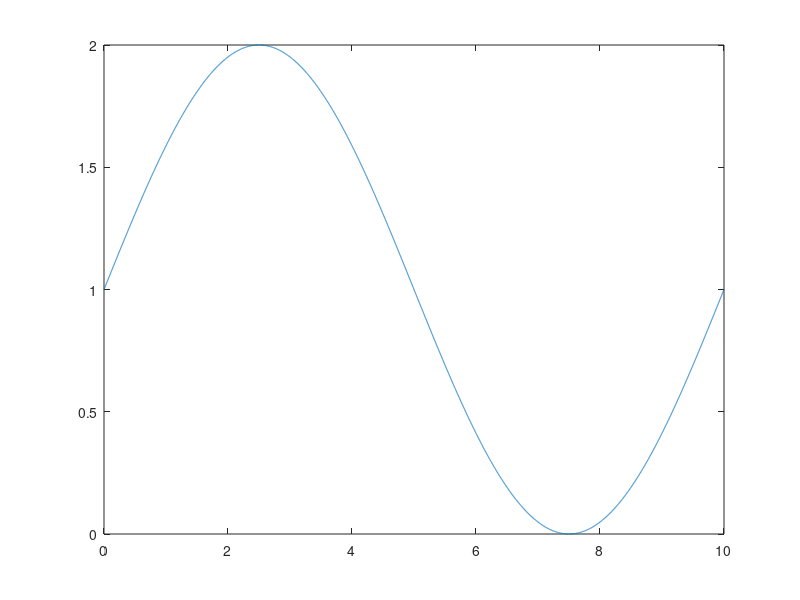

MATLAB code to generate this figure: (Note: this script raises an error after producing the figure.)
clc
clear
printfigure = 0;

Length = 10;  % Stabl?nge
Time = 20;   % Zetiraum
step_length = 0.001;
step_time = 0.01;
x = 0 : step_length : Length;
t = 0 : step_time : Time;
N_length = length(x);
N_time = length(t);

k = 0.1; % W?rmeleitf?higkeit in cm^2/s

N = 10;  % Grad
lambda = 0 : pi / Length : N * pi / Length;
f = zeros(N_time, N_length);  % Temperaturmatrix
f(1,:) = sin(x / Length * 2 * pi) + 1;
% f(1,:) = floor(x * 5) / 5;
phi = zeros(N + 1, N_length);  % Eigenfunktionen
T = zeros(N + 1, N_time);  % Gewichtung
u = zeros(N_time, N_length);  % Anregung
U = zeros(N + 1, N_time);  % Anregungsgewichtung

plot(x,f(1,:))
setplt('Initial Condition','$x$','$T$','TV_inhomo_modal_inital_condition',0)

phi(1,:) = sqrt(1 / Length);
for i = 2 : N + 1
    for n = 1 : N_length
        phi(i, n) = sqrt(2 / Length) * cos(lambda(i) * x(n));
    end
end

figure
for i = 1 : N + 1
    plot(0:step_length:Length,phi(i,:))
    hold on
end
txt = ['$N = ',num2str(N),'$'];
TEXT = text(0.8,1.2,txt,'FontSize',30);
set(TEXT,'Interpreter','latex')
setplt('Eigenfunctions','$x$','$value$','TV_inhomo_modal_Eigenfunctions',0)

[index,minimum] = min(abs(x - 0.3));
u(:,3010) = 100 * sin(t - pi / 4);
u(:,5010) = -200 * sin(t);
u(:,7010) = 10 * t;

for i = 1 : N + 1
    for j = 1 : N_time
        U(i, j) = 0;
        for n = 1 : N_length
            U(i, j) = U(i, j) + u(j, n) * phi(i, n) * step_length;
        end
    end
end

for i = 1 : N + 1
    T(i, 1) = 0;
    for n = 1 : N_length
        T(i, 1) = T(i, 1) + f(1, n) * phi(i, n) * step_length;
    end
end

for i = 1 : N + 1
    for n = 2 : N_time
        T(i, n) = (1 - step_time * k * lambda(i)^2) * T(i, n - 1) + step_time * U(i, n);
    end
end

for n = 2 : N_time
    for i = 1 : N + 1
        f(n,:) = f(n,:) + T(i,n) * phi(i,:);
    end
end

figure
for n = 1 : 5 : N_time
    plot(x, f(n,:))
    ylim([0 2])
    set(gca,'Fontsize',20)
    set(gca,'fontname','times new Roman')
    T = title('Temperature Distribution','fontsize',40);
    set(T,'Interpreter','latex')
    T = xlabel('$x$','fontsize',30);
    set(T,'Interpreter','latex')
    T = ylabel('$T$','fontsize',30);
    set(T,'Interpreter','latex')
    set(gcf,'outerposition',get(0,'screensize'));
    txt = ['$t = ',num2str((n-1)*step_time),'$'];
    T = text(0.8,0.6,txt,'FontSize',30);
    set(T,'Interpreter','latex')
    txt = ['$N = ',num2str(N),'$'];
    T = text(0.8,0.8,txt,'FontSize',30);
    set(T,'Interpreter','latex')
    drawnow
    frame=getframe(gcf);
    imind=frame2im(frame);
    [imind,cm] = rgb2ind(imind,256);
    if n==1
         imwrite(imind,cm,'TV_inhomo_modal_3.gif','gif', 'Loopcount',inf,'DelayTime',1e-6);
    else
         imwrite(imind,cm,'TV_inhomo_modal_3.gif','gif','WriteMode','append','DelayTime',1e-6);
    end
end

figure
[X, Y] = meshgrid(x, t);
mesh(X,Y,f)
setmesh('Tempreature Distribution','$x$','$t$','$T$','TV_inhomo_modal_Ttx_2',printfigure)

% Messungen
% Messstelle
p = linspace(0,Length,11);
% Messwerte
m = zeros(N_time, 11);
index = 1;
for i = 1 : (N_length-1)/10 : N_length
    m(:,index) = f(:,i);
    index = index + 1;
end
save('Messwerte_1.mat','m','p','step_time','k','Length')
